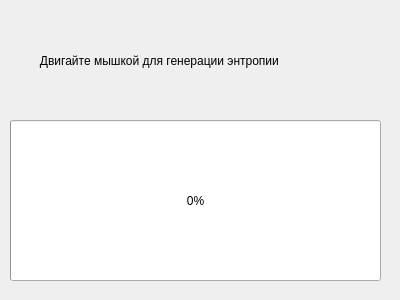
<?xml version="1.0" encoding="UTF-8"?>
<ui version="4.0">
 <class>Entropy</class>
 <widget class="QDialog" name="Entropy">
  <property name="geometry">
   <rect>
    <x>0</x>
    <y>0</y>
    <width>400</width>
    <height>300</height>
   </rect>
  </property>
  <property name="windowTitle">
   <string>Dialog</string>
  </property>
  <widget class="QProgressBar" name="EntropyProgressBar">
   <property name="geometry">
    <rect>
     <x>10</x>
     <y>120</y>
     <width>371</width>
     <height>161</height>
    </rect>
   </property>
   <property name="value">
    <number>0</number>
   </property>
  </widget>
  <widget class="QLabel" name="label">
   <property name="geometry">
    <rect>
     <x>20</x>
     <y>20</y>
     <width>361</width>
     <height>81</height>
    </rect>
   </property>
   <property name="text">
    <string>      Двигайте мышкой для генерации энтропии</string>
   </property>
  </widget>
 </widget>
 <resources/>
 <connections/>
</ui>
